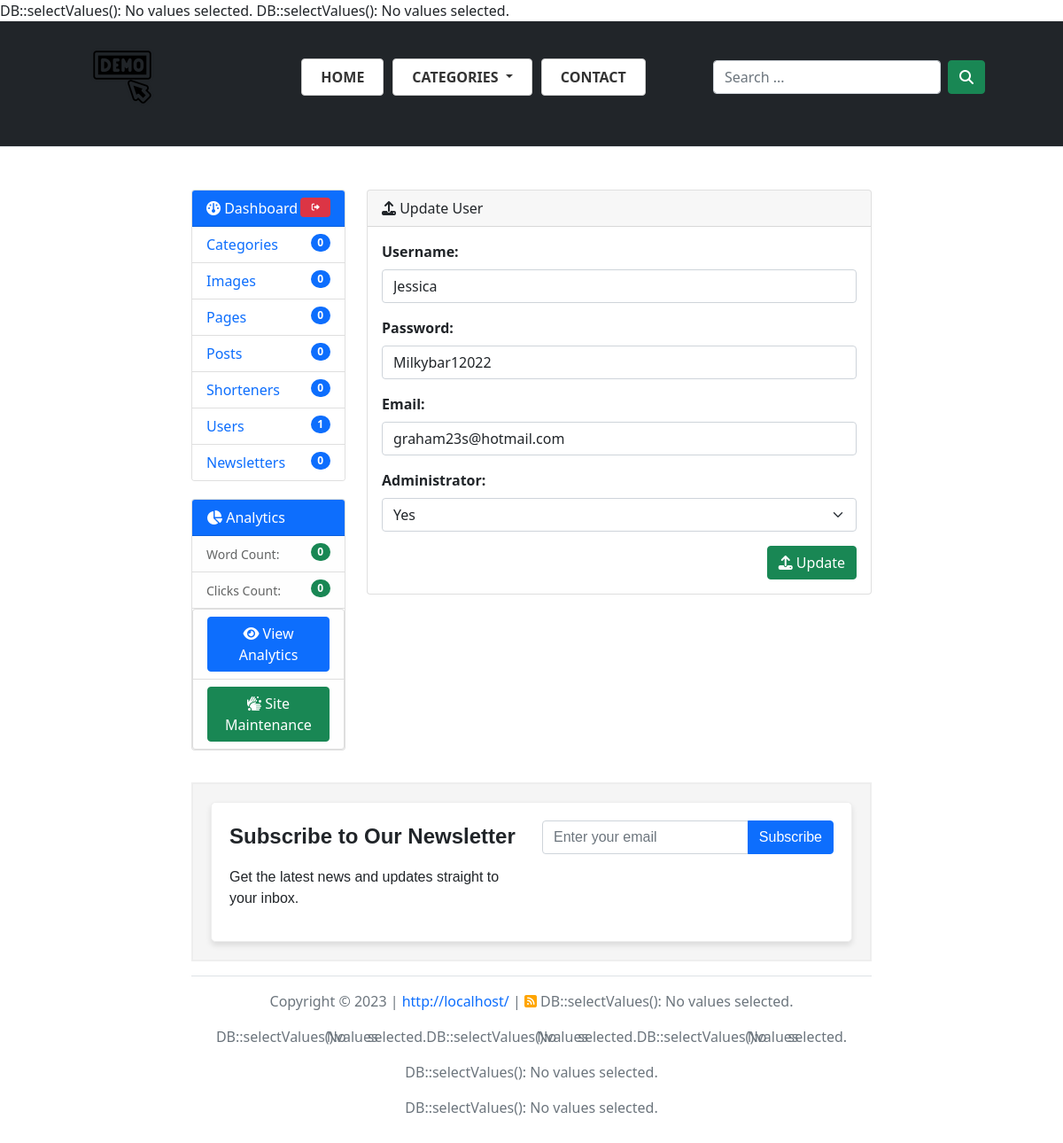
Page /edit-user.php?userId=2 (signed in) on the committed database.
### tables this page shows
CREATE TABLE `members` (
  `member_id` bigint(20) NOT NULL,
  `member_username` varchar(50) NOT NULL,
  `member_password` varchar(50) NOT NULL,
  `member_password_md5` varchar(32) NOT NULL,
  `member_email` varchar(50) NOT NULL,
  `member_is_admin` enum('no','yes') NOT NULL,
  `member_date` timestamp NOT NULL DEFAULT CURRENT_TIMESTAMP
);

### includes/inc-DB.php (called while the page is built, shortened)
<?php
class DB
{
    private static $instance;
    public static function getInstance() {
        if(is_null(self::$instance)) {
            self::$instance = new DB();
        }
        return self::$instance;
    }
    private $pdo;
    private function __construct() {
        try {
            $this->pdo = new PDO(
                sprintf('%s:host=%s;dbname=%s',
                    DRIVER,
                    HOST,
                    DATA
                ),
                USER,
                PASS,
                array(
                    PDO::MYSQL_ATTR_USE_BUFFERED_QUERY => true,
                    PDO::ATTR_ERRMODE => PDO::ERRMODE_EXCEPTION,
                    PDO::MYSQL_ATTR_INIT_COMMAND => 'SET NAMES utf8; SET CHARACTER SET utf8;'
                )
            );
        } catch(Exception $ex) {
            throw new Exception('Cannot connect to the database.');
        }
    }
    public function select($query, array $params = [], $fetchType = PDO::FETCH_ASSOC) {
        $normParams = $this->normalizeParams($params);
        $command = $this->pdo->prepare($query);
        foreach($normParams as $paramName => $paramValue) {
            if(is_array($paramValue)
                    && isset($paramValue['type'])
                    && isset($paramValue['value'])) {
                $command->bindValue($paramName, $paramValue['value'], $paramValue['type']);
            } else {
                $command->bindValue($paramName, $paramValue);
            }
        }
        if(!$command->execute()) {
            throw new Exception('DB::select(): Can\'t execute query.');
        }
        return $command->fetchAll($fetchType);
    }
    public function selectValues($query, array $params = [], $fetchType = PDO::FETCH_ASSOC) {
        $row = $this->selectOne($query, $params, $fetchType);
        if(empty($row)) {
            throw new Exception('DB::selectValues(): No values selected.');
        } else {
            return $row;
        }
    }
    public function selectOne($query, array $params = [], $fetchType = PDO::FETCH_ASSOC) {
        $rows = $this->select($query, $params, $fetchType);
        return array_shift($rows);
    }
    protected function normalizeParams(array $params = []) {
        $normParams = [];
        foreach($params as $paramKey => $paramValue) {
            $normParams[(strlen($paramKey) && (':' === $paramKey[0]))? $paramKey: ':' . $paramKey] = $paramValue;
        }
        return $normParams;
    }
}

### edit-user.php (the view, shortened to what this page needs)
<?php
    include($_SERVER['DOCUMENT_ROOT'] . "/includes/inc-header.php");
?>
<main>
	<div class="row">
		<div class="col-md-3">
			<div class="card">
			<?php include($_SERVER['DOCUMENT_ROOT'] . "/includes/inc-dashboard.php"); ?>
			</div>
			<div class="card">
			<?php include($_SERVER['DOCUMENT_ROOT'] . "/includes/inc-dashboard-analytics.php"); ?>
			</div>
		</div>
		<div class="col-md-9">
			<div class="card">
			  <div class="card-header"><i class="fas fa-upload"></i> Update User</div>
                <div class="card-body">
				<?php
				    $user = DB::getInstance()->selectValues("SELECT * FROM `members` WHERE `member_id`='{$_GET['userId']}'");
				?>
				<form action="edit-user.php?userId=<?= $_GET['userId']; ?>" method="post">
					<div class="mb-3">
						<label for="user_username" class="form-label"><strong>Username:</strong></label>
						<input type="text" class="form-control" id="user_username" name="user_username" value="<?= $user['member_username']; ?>" required>
					</div>
					<div class="mb-3">
						<label for="user_password" class="form-label"><strong>Password:</strong></label>
						<input type="text" class="form-control" id="user_password" name="user_password" value="<?= $user['member_password']; ?>" required>
					</div>
					<div class="mb-3">
						<label for="user_email" class="form-label"><strong>Email:</strong></label>
						<input type="email" class="form-control" id="user_email" name="user_email" value="<?= $user['member_email']; ?>" required>
					</div>
					<div class="mb-3">
					<label for="user_status" class="form-label"><strong>Administrator:</strong></label>
					<select id="user_status" name="user_status" class="form-select" required>
					  <?php
						  $admin = array("no" => "No", "yes" => "Yes");
						  foreach($admin as $key => $value) {
							  echo "<option value='{$key}' ";
							  if ($key == $user['member_is_admin']) {
								  echo " selected";
							  }
							  echo ">{$value}</option>";
						  }
					  ?>
					</select>
					</div>
					<button type="submit" name="submitEditUser" class="btn btn-success float-end"><i class="fas fa-upload"></i> Update</button>
				</form>
                </div>
			</div>
		</div>
	</div>
</main>
<?php
    include($_SERVER['DOCUMENT_ROOT'] . "/includes/inc-footer.php");
?>

### css/style.css (style rules this page uses)
body, html { height: 100%; margin: 0; }
.card { margin-bottom: 20px; }

### rows in the picture
members: user_username "Jessica", user_password "Milkybar12022", user_email "graham23s@hotmail.com", user_status "Yes"

### other values in the picture
doTableCount("categories") "0"
doTableCount("images") "0"
doTableCount("pages") "0"
doTableCount("posts") "0"
doTableCount("shorteners") "0"
doTableCount("members") "1"
doTableCount("newsletters") "0"
doTableCount("clicks") "0"
urlFull() "http://localhost/"
